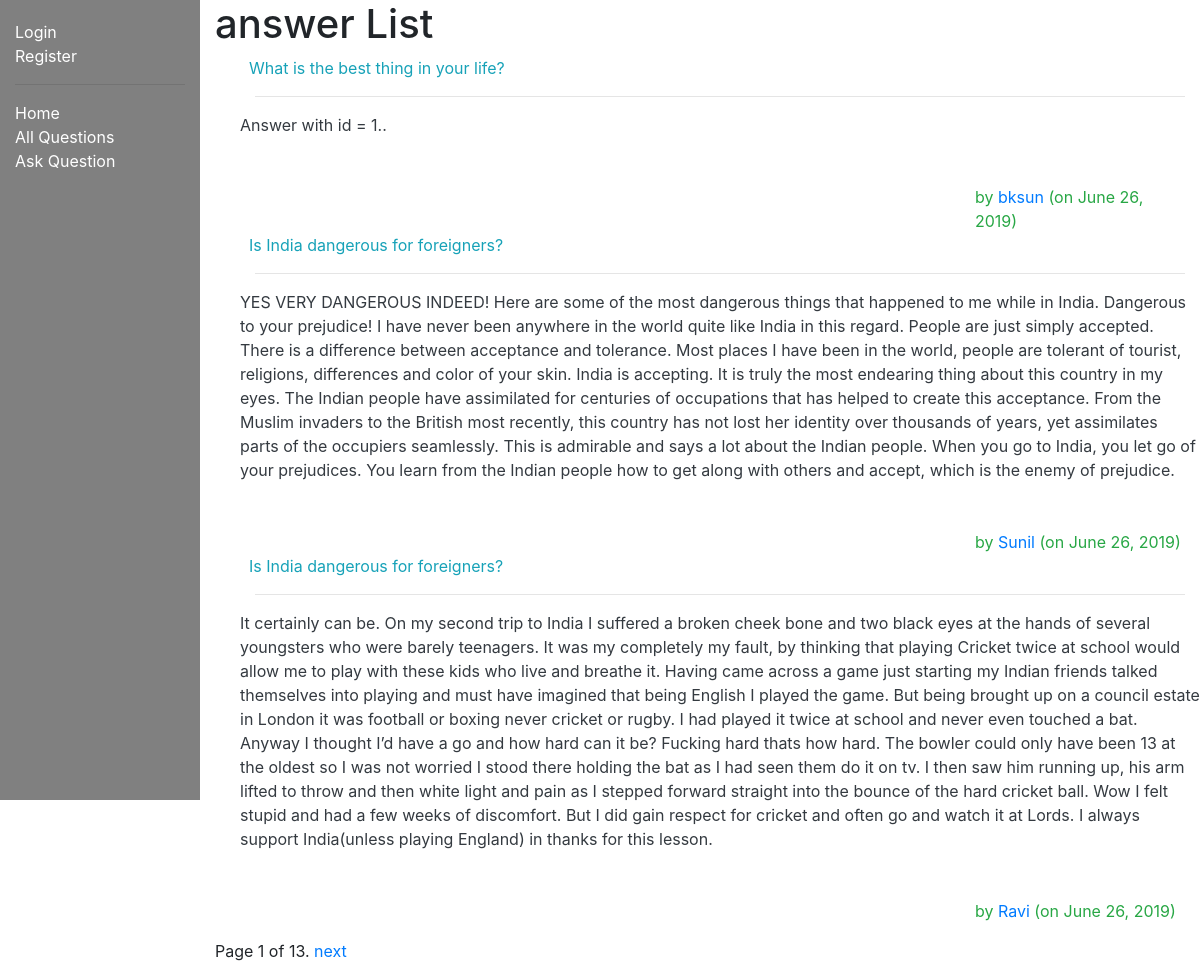
/myquora/answers/, run on the app's committed database.
### myquora/models.py (models this page shows, shortened)
class Answer(models.Model):
    author = models.ForeignKey(Author, on_delete=models.SET_NULL, null=True)
    question = models.ForeignKey('Question', on_delete=models.SET_NULL, null=True)
    answer_text = models.TextField(max_length=2000, help_text='Write your answer here...')
    date_created = models.DateField(null=True, default=timezone.now())
    date_updated = models.DateField(null=True, default=timezone.now())
    upvote = models.IntegerField(default=0)
    downvote = models.IntegerField(default=0)
    views = models.IntegerField(default=0)

class Question(models.Model):
    author = models.ForeignKey(Author, on_delete=models.SET_NULL, null=True)
    question_text = models.TextField(max_length=1000, help_text='Enter your question in brief')
    date_created = models.DateField(null=True, default=timezone.now())
    date_updated = models.DateField(null=True, default=timezone.now())

class Author(models.Model):
    user = models.ForeignKey(User, on_delete=models.CASCADE)
    email = models.EmailField(max_length=70, blank=True)
    date_created = models.DateField(null=True, default=timezone.now())
    credits = models.IntegerField(default=0)
    def get_absolute_url(self):
        return reverse('author-detail', args=[str(self.id)])
    def __str__(self):
        return f'{self.user.username}'

### myquora/views.py (the view)
# urls.py: path('answers/', views.AnswerListView.as_view(), name='answers'),
class AnswerListView(generic.ListView):
    model = Answer
    paginate_by = 3

### myquora/templates/myquora/answer_list.html
{% extends "base_generic.html" %}
{% block content %}
  <h1>answer List</h1>
  {% if answer_list %}
  <ul>
    {% for answer in answer_list %}
      <div class="row text-info">
          &nbsp; {{ answer.question.question_text }}
      </div>
          <hr></hr>
        <div class="row text-dark">
          {{ answer.answer_text }}</a>
        </div>
        <br>
        <br>
        <div class="row text-success">
            <div class="col"></div>
            <div class="col-6"></div>
            <div class="col">
                by <a href="{{ answer.author.get_absolute_url }}">{{answer.author}} </a>
                (on {{answer.date_updated}})
            </div>
        </div>
    {% endfor %}
  </ul>
  {% else %}
    <p>There are no answers in the library.</p>
  {% endif %}
{% endblock %}

### data on the page
Answer: question.question_text "What is the best thing in your life?", answer_text "Answer with id = 1..", author "bksun", date_updated "June 26, 2019"
Answer: question.question_text "Is India dangerous for foreigners?", answer_text "YES VERY DANGEROUS INDEED! Here are some of the most dangerous things that happened to me while in India. Dangerous to your prejudice! I have never been anywhere in the world quite like India in this regard. People are just simply accepted. There is a difference between acceptance and tolerance. Most places I have been in the world, people are tolerant of tourist, religions, differences and color of your skin. India is accepting. It is truly the most endearing thing about this country in my eyes. The Indian people have assimilated for centuries of occupations that has helped to create this acceptance. From the Muslim invaders to the British most recently, this country has not lost her…", author "Sunil", date_updated "June 26, 2019"
Answer: question.question_text "Is India dangerous for foreigners?", answer_text "It certainly can be. On my second trip to India I suffered a broken cheek bone and two black eyes at the hands of several youngsters who were barely teenagers. It was my completely my fault, by thinking that playing Cricket twice at school would allow me to play with these kids who live and breathe it. Having came across a game just starting my Indian friends talked themselves into playing and must have imagined that being English I played the game. But being brought up on a council estate in London it was football or boxing never cricket or rugby. I had played it twice at school and never even touched a bat. Anyway I thought I’d have a go and how hard can it be? Fucking hard thats how…", author "Ravi", date_updated "June 26, 2019"

### other printed values
{{ page_obj.number }} "1"
{{ page_obj.paginator.num_pages }} "13"
